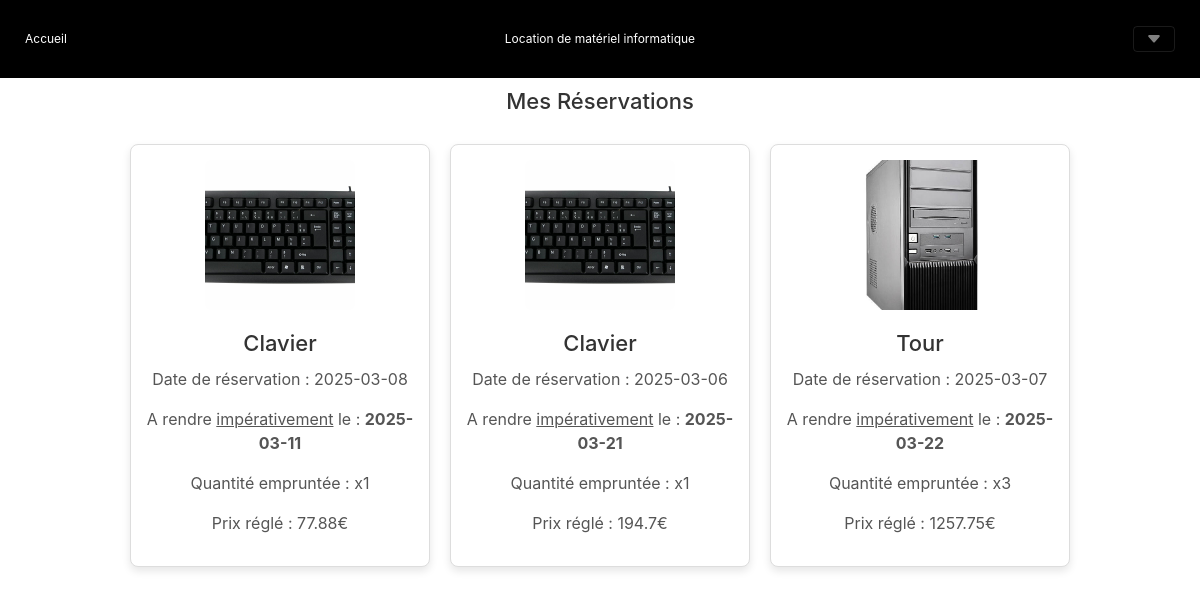
/Controlleur/ctrlReservation.php, run on an earlier commit of the app's database.
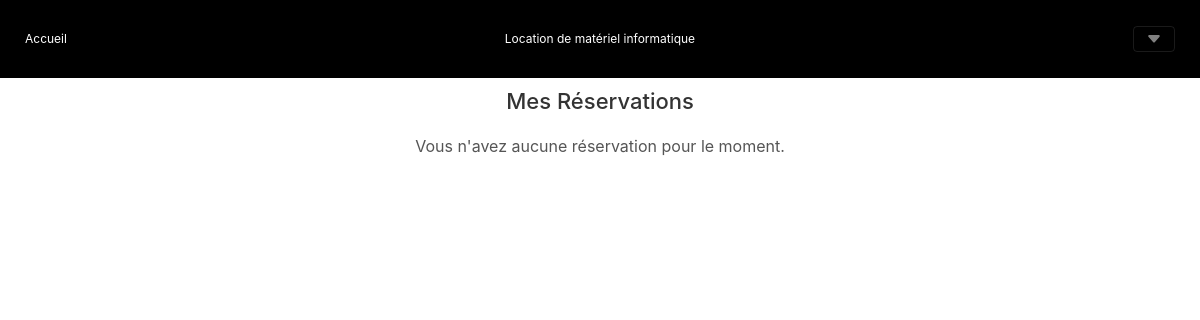
And on a later commit of the database.
### tables this page shows
CREATE TABLE `emprunts` (
  `id_emprunt` int(11) NOT NULL,
  `id_equip` int(11) NOT NULL,
  `id_user` int(11) NOT NULL,
  `quantite` int(11) NOT NULL,
  `dateDebut` varchar(50) DEFAULT NULL,
  `dateFin` varchar(50) NOT NULL,
  `prix` float NOT NULL
);

CREATE TABLE `equipement` (
  `id` int(11) NOT NULL,
  `catégorie` int(11) NOT NULL,
  `libelle` varchar(50) NOT NULL,
  `description` varchar(255) NOT NULL,
  `stock` int(11) NOT NULL,
  `prix` float NOT NULL
);

### Controlleur/ctrlReservation.php (called while the page is built)
<?php
include_once("Model/ModelReservationDAO.php");
include_once("Model/ModelEquipementDAO.php");
include_once($racine."/vue/vueEntete.php");
$reservations = ModelReservationDAO::getAllReservation($_SESSION['user_id']);
include_once($racine."/vue/vueReservation.php");
include_once($racine."/vue/vuePied.php");
?>

### Data/connexionDB.php (called while the page is built, shortened)
<?php
   class ConnexionDB{
        private static $connexion;
        public static function getInstance(){
            if(!self::$connexion){
                try {
                    $serveur = 'mysql:host=localhost;';
                    $bdd = 'dbname=gretagenis';
                    $user = 'root' ;
                    $mdp = '' ;
                    self::$connexion = new PDO($serveur.$bdd, $user, $mdp);
                    self::$connexion->query("SET CHARACTER SET utf8");
                } catch (PDOException $e) {
                        echo " Error connexion: " . $serveur . " " . $bdd . " " . $user . " " . $mdp . " " . $e->getMessage() ;
                        throw new Exception("Erreur à  la connexion \n" . $e->getMessage());
                }
            }
            return self::$connexion;
        }
     }
?>

### Model/ModelReservationDAO.php (called while the page is built, shortened)
<?php
include_once("Data/ConnexionDB.php");
include_once("classes/Reservation.php");
include_once("Model/ModelEquipementDAO.php");
class ModelReservationDAO{
    public static function getAllReservation($id = null) {
        try {
            if ($id !== null) {
                $req = ConnexionDB::getInstance()->prepare("SELECT * FROM emprunts WHERE id_user = ?");
                $req->execute([$id]);
            } else {
                $req = ConnexionDB::getInstance()->prepare("SELECT * FROM emprunts");
                $req->execute();
            }
            $resultat = [];
            while ($ligne = $req->fetch(PDO::FETCH_ASSOC)) {
                $unObjet = new Reservation(
                    $ligne['id_emprunt'],
                    $ligne['id_equip'],
                    $ligne['id_user'],
                    $ligne['dateDebut'],
                    $ligne['dateFin'],
                    $ligne['prix'],
                    $ligne['quantite']
                );
                $resultat[] = $unObjet;
            }
            return $resultat;
        } catch (PDOException $ex) {
            print "Erreur : ". $ex->getMessage();
            return [];
        }
    }
}
?>

### classes/Reservation.php (called while the page is built, shortened)
<?php
class Reservation {
    private string $id_equip;
    private string $dateDebut;
    private string $dateFin;
    private float $prix;
    private int $quantite;
    public function __construct(string $id_emprunt, string $id_equip, string $id_user, string $dateDebut, string $dateFin, float $prix, int $quantite) {
        $this->id_equip = $id_equip;
        $this->dateDebut = $dateDebut;
        $this->dateFin = $dateFin;
        $this->prix = $prix;
        $this ->quantite = $quantite;
    }
    public function getIdEquip(): string {
        return $this->id_equip;
    }
    public function getDateDebut(): string {
        return $this->dateDebut;
    }
    public function getDateFin(): string {
        return $this->dateFin;
    }
    public function getPrix(): float {
        return $this->prix;
    }
    public function getQuantite(): int {
        return $this->quantite;
    }
}
?>

### Model/ModelEquipementDAO.php (called while the page is built, shortened)
<?php
include_once("./Data/ConnexionDB.php");
include_once("./classes/Equipement.php");
class ModelEquipementDAO {
    public static function findById($code){
        try {
            $req = ConnexionDB::getInstance()->prepare("SELECT * FROM equipement WHERE id = :code");
            $req->bindValue(':code', $code, PDO::PARAM_STR);
            $req->execute();
            while ($ligne = $req->fetch(PDO::FETCH_ASSOC)) {
                $unEquipement = new Equipement($ligne['id'], $ligne['libelle'], $ligne['prix'], $ligne['stock'], null, $ligne['description']);
            }
            return $unEquipement;
        }
        catch(PDOException $e) {
            print "Erreur !: " . $e->getMessage();
            die();
        }
    }
}
?>

### classes/Equipement.php (called while the page is built, shortened)
<?php
class Equipement {
    private string $libelle;
        function __construct(string $code, string $libelle, string $p = null, string $s = null, string $c = null, $d = null){
            $this->libelle = $libelle;
        }
    public function getLibelle(){
        return $this->libelle;
    }
}

### Vue/vueReservation.php (the view, shortened to what the changed rows need)
<h1>Mes Réservations</h1>
<div class="reservations-container">
    <?php if (count($reservations) > 0): ?>
        <?php foreach ($reservations as $reservation): ?>
        <?php $equipement = ModelEquipementDAO::findById($reservation->getIdEquip()); ?>
        <?php
        $time = DateTime::createFromFormat('Y-m-d', date('Y-m-d'));
        $reservationEndDate = DateTime::createFromFormat('Y-m-d', $reservation->getDateFin());
        if ($reservationEndDate < $time) {
            $interval = $reservationEndDate->diff($time);
            $cout = $interval->days * ($reservation->getPrix()) * 0.25;
            $datefin = '<b style="color:red;">'. $reservation->getDateFin() . '</b>';
        }else{
            $datefin = $reservation ->getDateFin();
        }
        ?>
            <div class="defaut">
                <img class="photo" src="./img/<?php echo $reservation->getIdEquip(); ?>.jpg" alt="Image de l'article" />
                <div class="enfant">
                    <h1><?php echo $equipement->getLibelle(); ?></h1>
                    <p>Date de réservation : <?php echo $reservation->getDateDebut(); ?></p>
                    <p>A rendre <u>impérativement</u> le : <b><?=$datefin;?></b></p>
                    <p>Quantité empruntée : x<?php echo $reservation->getQuantite(); ?></p>
                    <p>Prix réglé : <?php echo $reservation->getPrix(); ?>€</p>
                </div>
            </div>
        <?php endforeach; ?>
    <?php else: ?>
        <p>Vous n'avez aucune réservation pour le moment.</p>
    <?php endif; ?>
</div>

What changed in the data, as far as the page shows it:
removed emprunts: id_equip.libelle "Clavier", dateDebut "2025-03-08", dateFin "2025-03-11", quantite "1", prix "77.88"
removed emprunts: id_equip.libelle "Clavier", dateDebut "2025-03-06", dateFin "2025-03-21", quantite "1", prix "194.7"
removed emprunts: shows a picture, id_equip.libelle "Tour", dateDebut "2025-03-07", dateFin "2025-03-22", quantite "3", prix "1257.75"
Also different on the page:
text now shown: "Vous n'avez aucune réservation pour le moment."
